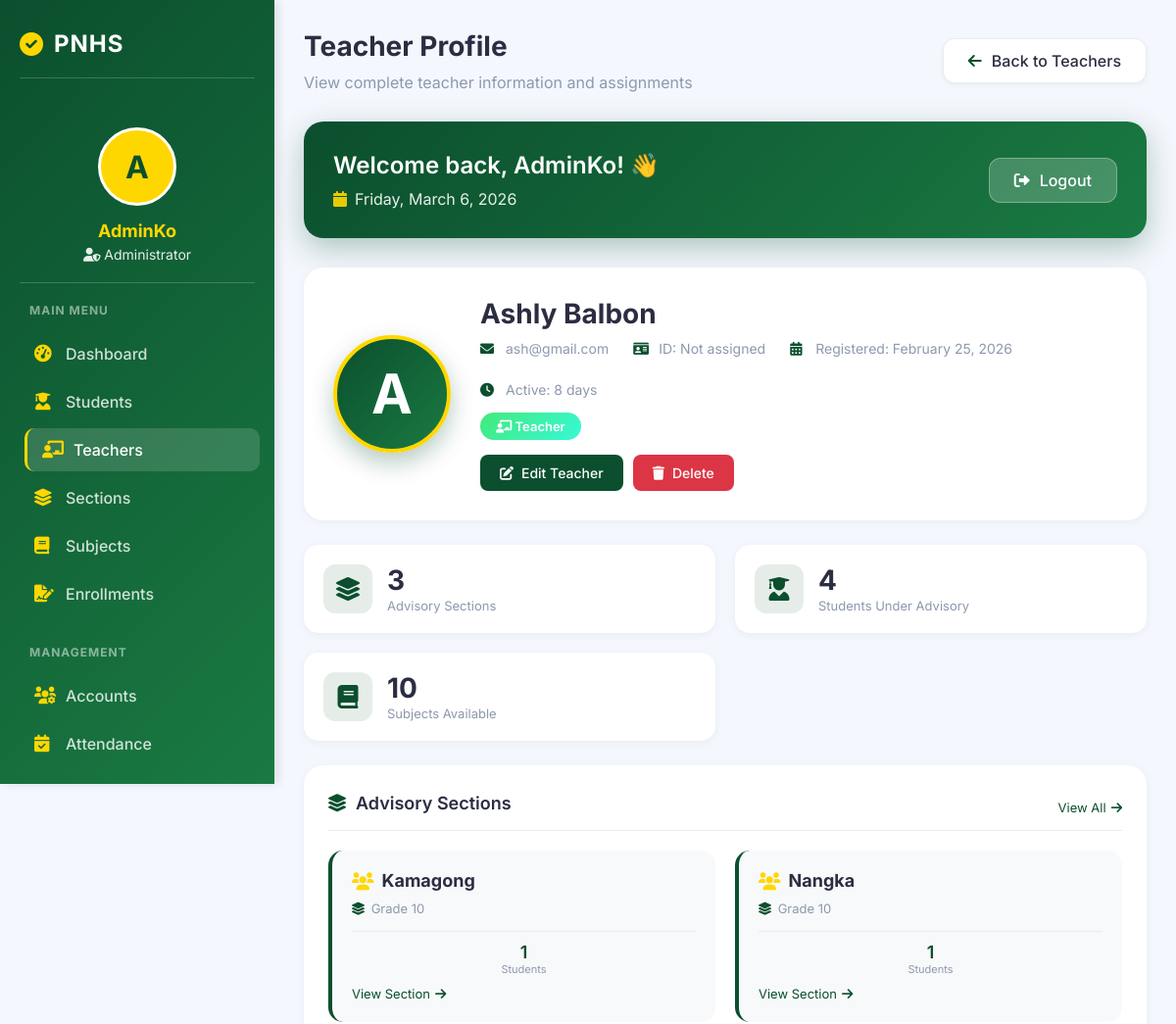
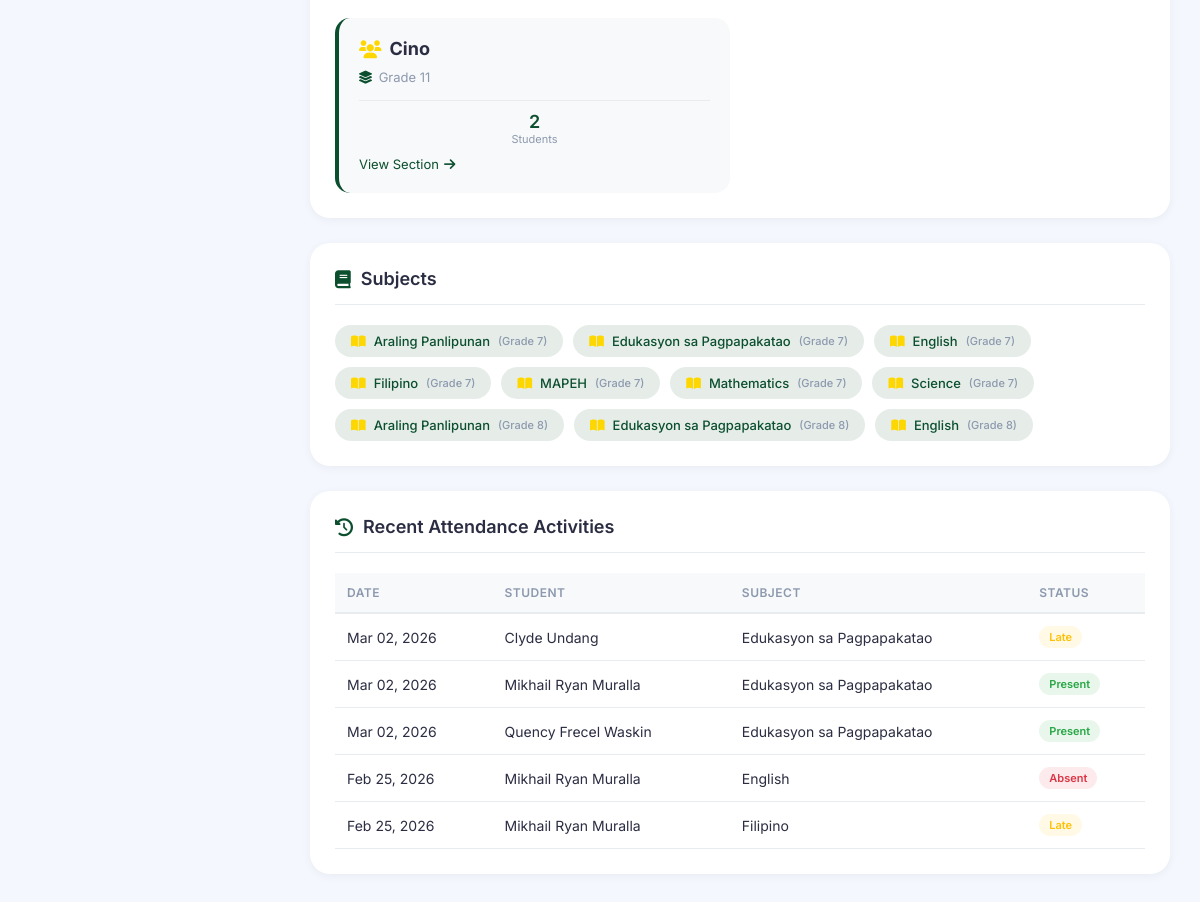
The page /admin/view_teacher.php?id=9 (signed in) on the database its author committed (2 pictures, top to bottom).
### tables this page shows
CREATE TABLE `users` (
  `id` int(11) NOT NULL,
  `id_number` varchar(50) DEFAULT NULL,
  `fullname` varchar(100) DEFAULT NULL,
  `email` varchar(100) DEFAULT NULL,
  `password` varchar(255) DEFAULT NULL,
  `is_approved` tinyint(1) DEFAULT 0,
  `role` enum('Admin','Registrar','Teacher','Student') DEFAULT NULL,
  `created_at` timestamp NOT NULL DEFAULT current_timestamp()
);

CREATE TABLE `sections` (
  `id` int(11) NOT NULL,
  `section_name` varchar(50) DEFAULT NULL,
  `grade_id` int(11) DEFAULT NULL,
  `adviser_id` int(11) DEFAULT NULL
);

CREATE TABLE `grade_levels` (
  `id` int(11) NOT NULL,
  `grade_name` varchar(20) DEFAULT NULL
);

CREATE TABLE `subjects` (
  `id` int(11) NOT NULL,
  `subject_name` varchar(100) DEFAULT NULL,
  `grade_id` int(11) DEFAULT NULL
);

CREATE TABLE `attendance` (
  `id` int(11) NOT NULL,
  `student_id` int(11) DEFAULT NULL,
  `subject_id` int(11) DEFAULT NULL,
  `date` date DEFAULT NULL,
  `status` enum('Present','Absent','Late') DEFAULT NULL,
  `created_at` timestamp NOT NULL DEFAULT current_timestamp()
);

### admin/view_teacher.php (the view, shortened to what this page needs)
<?php
include("../config/database.php");
$admin_name = $_SESSION['user']['fullname'];
$teacher_id = $_GET['id'];
$query = "SELECT * FROM users WHERE id = ? AND role = 'Teacher'";
$stmt = $conn->prepare($query);
$stmt->bind_param("i", $teacher_id);
$stmt->execute();
$result = $stmt->get_result();
$teacher = $result->fetch_assoc();
$sections_query = "
    SELECT s.*, g.grade_name,
           (SELECT COUNT(*) FROM enrollments e WHERE e.grade_id = s.grade_id AND e.status = 'Enrolled') as student_count
    FROM sections s
    LEFT JOIN grade_levels g ON s.grade_id = g.id
    WHERE s.adviser_id = ?
    ORDER BY g.id, s.section_name
";
$stmt = $conn->prepare($sections_query);
$stmt->bind_param("i", $teacher_id);
$stmt->execute();
$sections = $stmt->get_result();
$subjects_query = "
    SELECT sub.*, g.grade_name
    FROM subjects sub
    LEFT JOIN grade_levels g ON sub.grade_id = g.id
    ORDER BY g.id, sub.subject_name
    LIMIT 10
";
$subjects = $conn->query($subjects_query);
$activities_query = "
    SELECT a.*, u.fullname as student_name, sub.subject_name
    FROM attendance a
    LEFT JOIN users u ON a.student_id = u.id
    LEFT JOIN subjects sub ON a.subject_id = sub.id
    WHERE sub.id IN (SELECT id FROM subjects)
    ORDER BY a.date DESC
    LIMIT 10
";
$activities = $conn->query($activities_query);
$total_sections = $sections->num_rows;
$total_students = 0;
$sections->data_seek(0);
while($section = $sections->fetch_assoc()) {
    $total_students += $section['student_count'];
}
$sections->data_seek(0);
$account_created = $teacher['created_at'];
$days_active = floor((time() - strtotime($account_created)) / (60 * 60 * 24));
?>
<!DOCTYPE html>
<html lang="en">
<head>
    <link rel="stylesheet" href="https://cdnjs.cloudflare.com/ajax/libs/font-awesome/6.0.0/css/all.min.css">
</head>
<body>
    <div class="app-container">
        <div class="sidebar">
            <h2>
                <i class="fas fa-check-circle"></i>
                <span>PNHS</span>
            </h2>
            <div class="admin-info">
                <div class="admin-avatar">
                    <?php echo strtoupper(substr($admin_name, 0, 1)); ?>
                </div>
                <h3><?php echo htmlspecialchars(explode(' ', $admin_name)[0]); ?></h3>
                <p><i class="fas fa-user-shield"></i> Administrator</p>
            </div>
            <div class="menu-section">
                <h3>MAIN MENU</h3>
                <ul class="menu-items">
                    <li><a href="dashboard.php"><i class="fas fa-tachometer-alt"></i> <span>Dashboard</span></a></li>
                    <li><a href="students.php"><i class="fas fa-user-graduate"></i> <span>Students</span></a></li>
                    <li><a href="teachers.php" class="active"><i class="fas fa-chalkboard-teacher"></i> <span>Teachers</span></a></li>
                    <li><a href="sections.php"><i class="fas fa-layer-group"></i> <span>Sections</span></a></li>
                    <li><a href="subjects.php"><i class="fas fa-book"></i> <span>Subjects</span></a></li>
                    <li><a href="enrollments.php"><i class="fas fa-file-signature"></i> <span>Enrollments</span></a></li>
                </ul>
            </div>
            <div class="menu-section">
                <h3>MANAGEMENT</h3>
                <ul class="menu-items">
                    <li><a href="manage_accounts.php"><i class="fas fa-users-cog"></i> <span>Accounts</span></a></li>
                    <li><a href="attendance.php"><i class="fas fa-calendar-check"></i> <span>Attendance</span></a></li>
                </ul>
            </div>
        </div>
        <div class="main-content">
            <div class="dashboard-header">
                <div class="header-left">
                    <h1>Teacher Profile</h1>
                    <p>View complete teacher information and assignments</p>
                </div>
                <a href="teachers.php" class="back-btn">
                    <i class="fas fa-arrow-left"></i> Back to Teachers
                </a>
            </div>
            <div class="welcome-card">
                <div class="welcome-text">
                    <h2>Welcome back, <?php echo htmlspecialchars(explode(' ', $admin_name)[0]); ?>! 👋</h2>
                    <p><i class="fas fa-calendar"></i> <?php echo date('l, F j, Y'); ?></p>
                </div>
                <a href="../auth/logout.php" class="logout-btn">
                    <i class="fas fa-sign-out-alt"></i> Logout
                </a>
            </div>
            <div class="profile-card">
                <div class="profile-avatar-large">
                    <?php echo strtoupper(substr($teacher['fullname'], 0, 1)); ?>
                </div>
                <div class="profile-info">
                    <h2><?php echo htmlspecialchars($teacher['fullname']); ?></h2>
                    <div class="profile-meta">
                        <span class="profile-meta-item">
                            <i class="fas fa-envelope"></i> <?php echo htmlspecialchars($teacher['email']); ?>
                        </span>
                        <span class="profile-meta-item">
                            <i class="fas fa-id-card"></i> ID: <?php echo $teacher['id_number'] ?? 'Not assigned'; ?>
                        </span>
                        <span class="profile-meta-item">
                            <i class="fas fa-calendar-alt"></i> Registered: <?php echo date('F d, Y', strtotime($teacher['created_at'])); ?>
                        </span>
                        <span class="profile-meta-item">
                            <i class="fas fa-clock"></i> Active: <?php echo $days_active; ?> days
                        </span>
                    </div>
                    <div>
                        <span class="profile-badge">
                            <i class="fas fa-chalkboard-teacher"></i> Teacher
                        </span>
                    </div>
                    <div class="action-buttons">
                        <a href="edit_teacher.php?id=<?php echo $teacher_id; ?>" class="btn-edit">
                            <i class="fas fa-edit"></i> Edit Teacher
                        </a>
                        <a href="?delete=<?php echo $teacher_id; ?>" class="btn-delete" onclick="return confirm('Are you sure you want to delete this teacher? This will also remove them as adviser from sections.')">
                            <i class="fas fa-trash"></i> Delete
                        </a>
                    </div>
                </div>
            </div>
            <div class="stats-grid">
                <div class="stat-card">
                    <div class="stat-icon">
                        <i class="fas fa-layer-group"></i>
                    </div>
                    <div class="stat-content">
                        <div class="stat-number"><?php echo $total_sections; ?></div>
                        <div class="stat-label">Advisory Sections</div>
                    </div>
                </div>
                <div class="stat-card">
                    <div class="stat-icon">
                        <i class="fas fa-user-graduate"></i>
                    </div>
                    <div class="stat-content">
                        <div class="stat-number"><?php echo $total_students; ?></div>
                        <div class="stat-label">Students Under Advisory</div>
                    </div>
                </div>
                <div class="stat-card">
                    <div class="stat-icon">
                        <i class="fas fa-book"></i>
                    </div>
                    <div class="stat-content">
                        <div class="stat-number"><?php echo $subjects->num_rows; ?></div>
                        <div class="stat-label">Subjects Available</div>
                    </div>
                </div>
            </div>
            <div class="detail-card">
                <div class="card-header">
                    <h3><i class="fas fa-layer-group"></i> Advisory Sections</h3>
                    <a href="sections.php?adviser=<?php echo $teacher_id; ?>" class="view-link">
                        View All <i class="fas fa-arrow-right"></i>
                    </a>
                </div>
                <?php if($sections && $sections->num_rows > 0): ?>
                    <div class="sections-grid">
                        <?php while($section = $sections->fetch_assoc()): ?>
                            <div class="section-card">
                                <h4>
                                    <i class="fas fa-users"></i>
                                    <?php echo htmlspecialchars($section['section_name']); ?>
                                </h4>
                                <div class="section-details">
                                    <span><i class="fas fa-layer-group"></i> <?php echo htmlspecialchars($section['grade_name']); ?></span>
                                </div>
                                <div class="section-stats">
                                    <div class="section-stat">
                                        <div class="value"><?php echo $section['student_count']; ?></div>
                                        <div class="label">Students</div>
                                    </div>
                                </div>
                                <a href="view_section.php?id=<?php echo $section['id']; ?>" class="view-link">
                                    View Section <i class="fas fa-arrow-right"></i>
                                </a>
                            </div>
                        <?php endwhile; ?>
                    </div>
                <?php endif; ?>
            </div>
            <div class="detail-card">
                <div class="card-header">
                    <h3><i class="fas fa-book"></i> Subjects</h3>
                </div>
                <?php if($subjects && $subjects->num_rows > 0): ?>
                    <div class="subjects-list">
                        <?php while($subject = $subjects->fetch_assoc()): ?>
                            <span class="subject-tag">
                                <i class="fas fa-book-open"></i>
                                <?php echo htmlspecialchars($subject['subject_name']); ?>
                                <span style="color: var(--text-secondary); font-size: 11px;">(<?php echo $subject['grade_name']; ?>)</span>
                            </span>
                        <?php endwhile; ?>
                    </div>
                <?php endif; ?>
            </div>
            <div class="detail-card">
                <div class="card-header">
                    <h3><i class="fas fa-history"></i> Recent Attendance Activities</h3>
                </div>
                <?php if($activities && $activities->num_rows > 0): ?>
                    <div class="table-container">
                        <table class="activities-table">
                            <thead>
                                <tr>
                                    <th>Date</th>
                                    <th>Student</th>
                                    <th>Subject</th>
                                    <th>Status</th>
                                </tr>
                            </thead>
                            <tbody>
                                <?php
                                while($row = $activities->fetch_assoc()):
                                ?>
                                    <tr>
                                        <td><?php echo date('M d, Y', strtotime($row['date'])); ?></td>
                                        <td><?php echo htmlspecialchars($row['student_name']); ?></td>
                                        <td><?php echo htmlspecialchars($row['subject_name']); ?></td>
                                        <td>
                                            <span class="badge badge-<?php echo strtolower($row['status']); ?>">
                                                <?php echo $row['status']; ?>
                                            </span>
                                        </td>
                                    </tr>
                                <?php endwhile; ?>
                            </tbody>
                        </table>
                    </div>
                <?php endif; ?>
            </div>
        </div>
    </div>
</body>
</html>

### rows shown on the page
users: fullname "A", fullname "Ashly Balbon", email "ash@gmail.com", id_number "Not assigned", created_at "February 25, 2026", created_at "8"
sections: section_name "Kamagong", grade.grade_name "Grade 10", student_count "1"
sections: section_name "Nangka", grade.grade_name "Grade 10", student_count "1"
sections: section_name "Cino", grade.grade_name "Grade 11", student_count "2"
subjects: subject_name "Araling Panlipunan", grade.grade_name "Grade 7"
subjects: subject_name "Edukasyon sa Pagpapakatao", grade.grade_name "Grade 7"
subjects: subject_name "English", grade.grade_name "Grade 7"
subjects: subject_name "Filipino", grade.grade_name "Grade 7"
subjects: subject_name "MAPEH", grade.grade_name "Grade 7"
subjects: subject_name "Mathematics", grade.grade_name "Grade 7"
subjects: subject_name "Science", grade.grade_name "Grade 7"
subjects: subject_name "Araling Panlipunan", grade.grade_name "Grade 8"
subjects: subject_name "Edukasyon sa Pagpapakatao", grade.grade_name "Grade 8"
subjects: subject_name "English", grade.grade_name "Grade 8"
attendance: date "Mar 02, 2026", student.fullname "Clyde Undang", subject.subject_name "Edukasyon sa Pagpapakatao", status "Late"
attendance: date "Mar 02, 2026", student.fullname "Mikhail Ryan Muralla", subject.subject_name "Edukasyon sa Pagpapakatao", status "Present"
attendance: date "Mar 02, 2026", student.fullname "Quency Frecel Waskin", subject.subject_name "Edukasyon sa Pagpapakatao", status "Present"
attendance: date "Feb 25, 2026", student.fullname "Mikhail Ryan Muralla", subject.subject_name "English", status "Absent"
attendance: date "Feb 25, 2026", student.fullname "Mikhail Ryan Muralla", subject.subject_name "Filipino", status "Late"

### other values the page prints
substr($admin_name, 0, 1) "A"
explode(' ', $admin_name)[0] "AdminKo"
$total_sections "3"
$total_students "4"
$subjects->num_rows "10"
